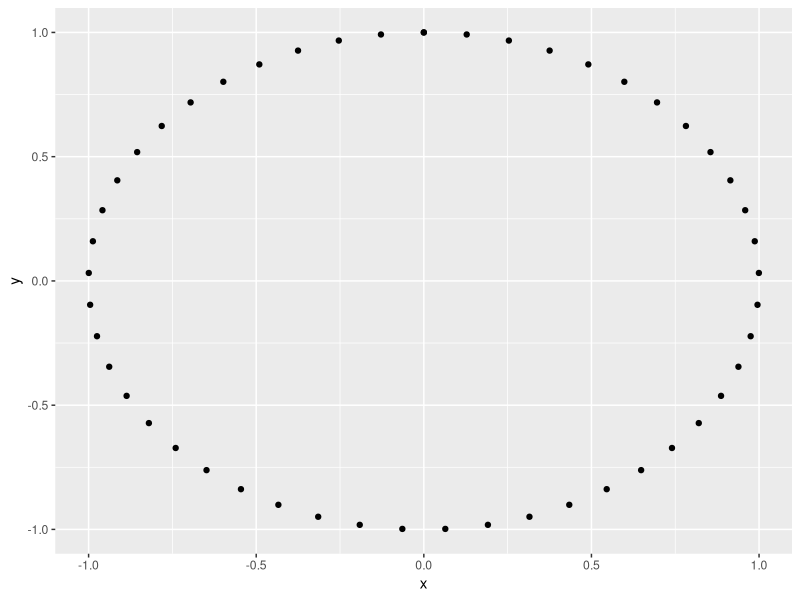
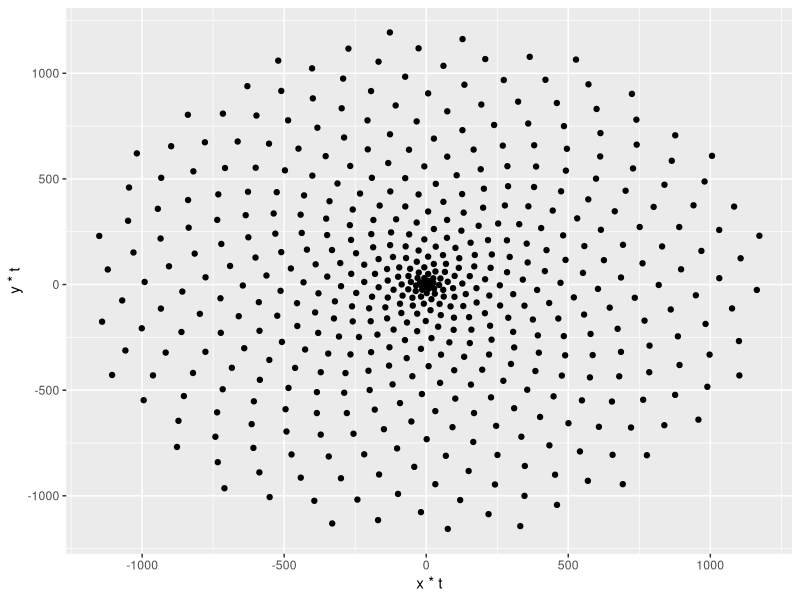
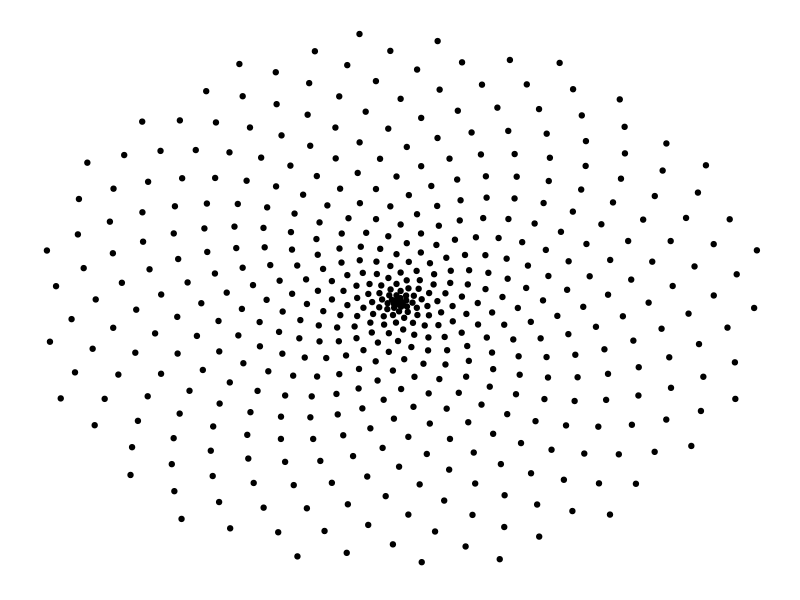
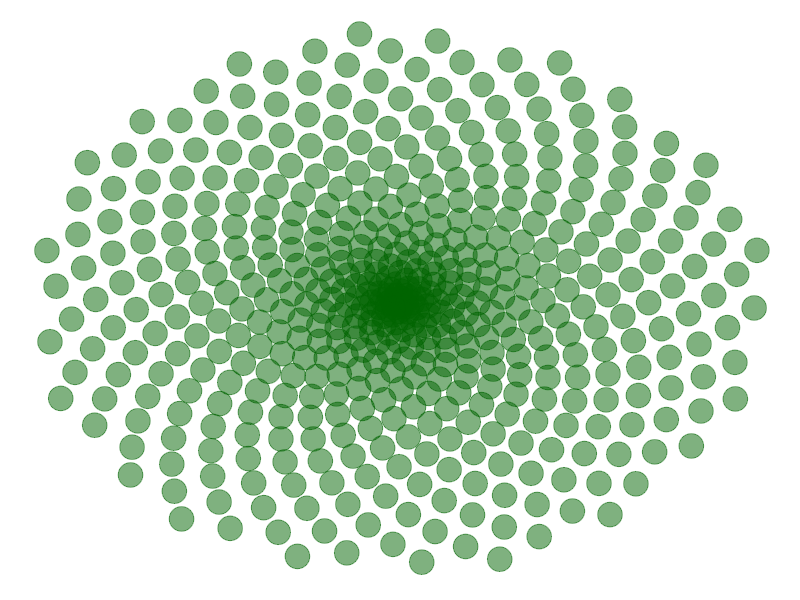
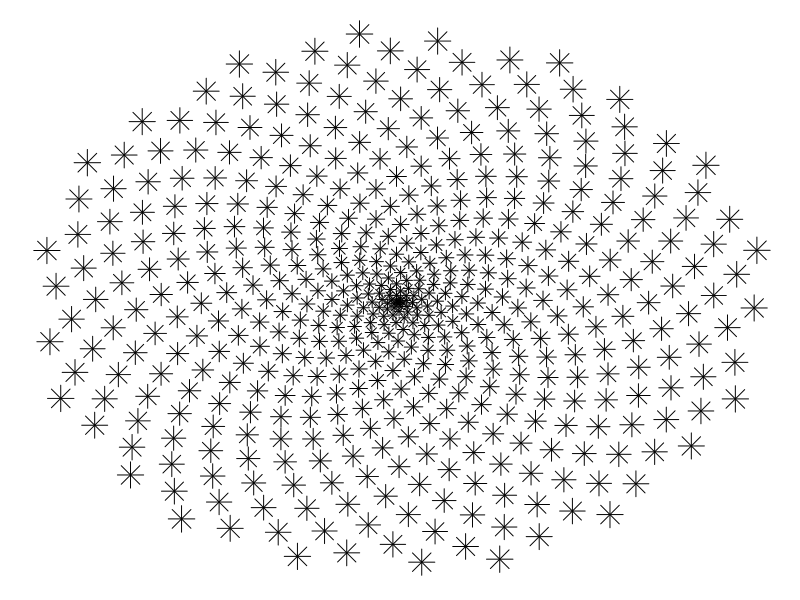
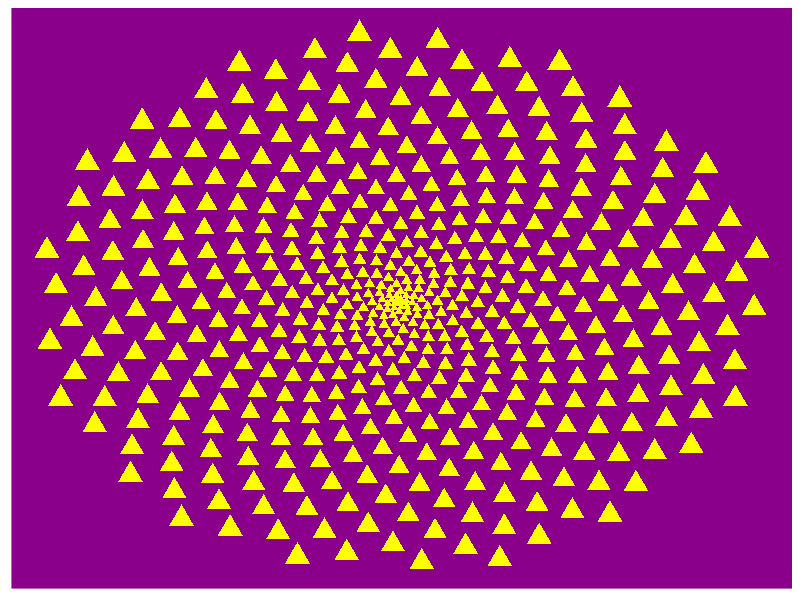
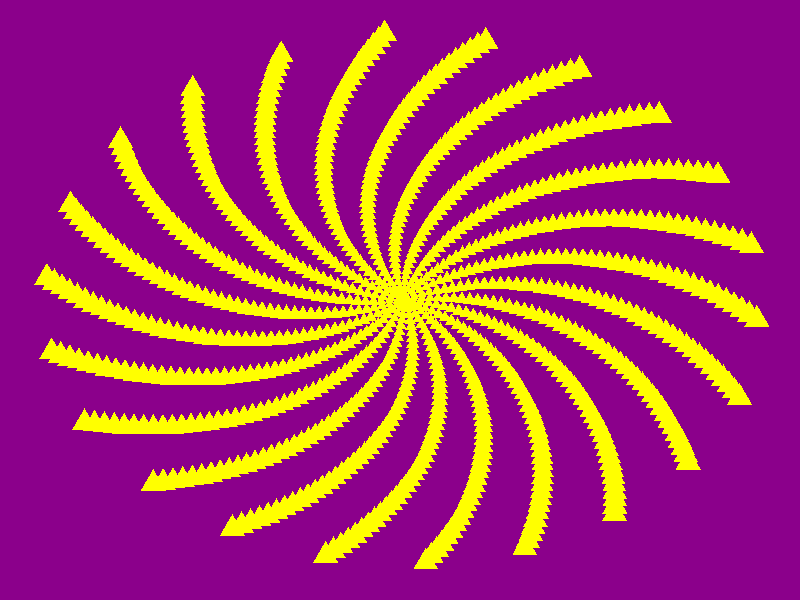
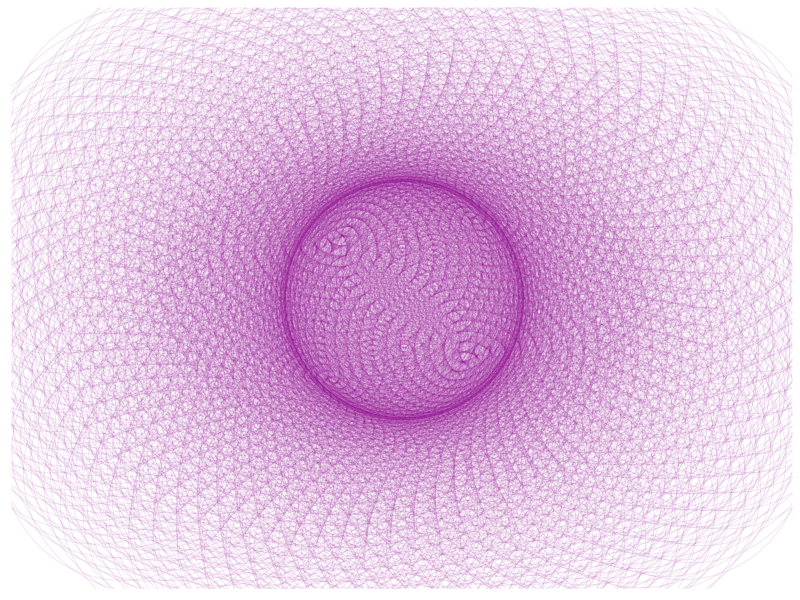

These charts were generated, in order, by the following R code:
## ---- chunk 1
knitr::opts_chunk$set(fig.align = 'center', collapse = TRUE, echo = FALSE)
## ---- chunk 2
# Set plot images to a nice size
options(repr.plot.width = 4, repr.plot.height = 4)

# Load the ggplot2 package
library(ggplot2)
## ---- chunk 3
# Create circle data to plot
t <- seq(0, 2 * pi, length.out = 50)
x <- sin(t)
y <- cos(t)
df <- data.frame(t, x, y)

# Make a scatter plot of points in a circle
p <- ggplot(df, aes(x, y))
p + geom_point()
## ---- chunk 4
# Define the number of points
points <- 500

# Define the Golden Angle
angle <- (3 - sqrt(5)) * pi

t <- (1:points) * angle
x <- sin(t)
y <- cos(t)
df <- data.frame(t, x, y)

# Make a scatter plot of points in a spiral
p <- ggplot(df, aes(x * t, y * t))
p + geom_point()
## ---- chunk 5
df <- data.frame(t, x, y)

# Make a scatter plot of points in a spiral and remove some plot components
p <- ggplot(df, aes(x * t, y * t))
p + geom_point() +
  theme(
    panel.background = element_rect(fill = "white"),
    panel.grid = element_blank(),
    axis.ticks = element_blank(),
    axis.title = element_blank(),
    axis.text = element_blank()
  )
## ---- chunk 6
# Change the code from Task 4 to modify the
# size, transparency, and color of the points
p <- ggplot(df, aes(x * t, y * t))
p + geom_point(
  size = 8,
  alpha = 0.5,
  color = "darkgreen"
) +
  theme(
    line = element_blank(),
    rect = element_blank(),
    text = element_blank(),
    title = element_blank()
  )
## ---- chunk 7
# Copy the code from Task 5 and modify the
# color, size, and shape of the points
p <- ggplot(df, aes(x * t, y * t))
p + geom_point(aes(size = t),
  shape = 8
) +
  theme(
    panel.background = element_rect(fill = "white"),
    panel.grid = element_blank(),
    axis.ticks = element_blank(),
    axis.title = element_blank(),
    axis.text = element_blank(),
    legend.position = "none"
  )
## ---- chunk 8
# Copy the code from Task 6 and modify the color and
# shape of the points, and the background color
p <- ggplot(df, aes(x * t, y * t))
p + geom_point(aes(size = t),
  shape = 17,
  color = "yellow"
) +
  theme(
    line = element_blank(),
    rect = element_blank(),
    text = element_blank(),
    title = element_blank(),
    panel.background = element_rect(fill = "darkmagenta"),
    legend.position = "none"
  )
## ---- chunk 9
# Change the value of the angle
angle <- 2.0
points <- 1000

t <- (1:points) * angle
x <- sin(t)
y <- cos(t)
df <- data.frame(t, x, y)

# Copy the plotting code from Task 7
p <- ggplot(df, aes(x * t, y * t))
p + geom_point(aes(size = t),
  shape = 17,
  color = "yellow"
) +
  theme(
    line = element_blank(),
    rect = element_blank(),
    text = element_blank(),
    title = element_blank(),
    plot.background = element_rect(fill = "darkmagenta", colour = NA),
    legend.position = "none"
  )
## ---- chunk 10
# Change the values of angle and points
angle <- 13 * pi / 180
points <- 2000

t <- (1:points) * angle
x <- sin(t)
y <- cos(t)
df <- data.frame(t, x, y)

# Adjust the plot parameters to create the magenta flower
p <- ggplot(df, aes(x * t, y * t))
p + geom_point(size = 80, alpha = 0.1, shape = 1, color = "magenta4") +
  theme(
    legend.position = "none",
    panel.background = element_rect(fill = "white"),
    panel.grid = element_blank(),
    axis.ticks = element_blank(),
    axis.title = element_blank(),
    axis.text = element_blank()
  )
